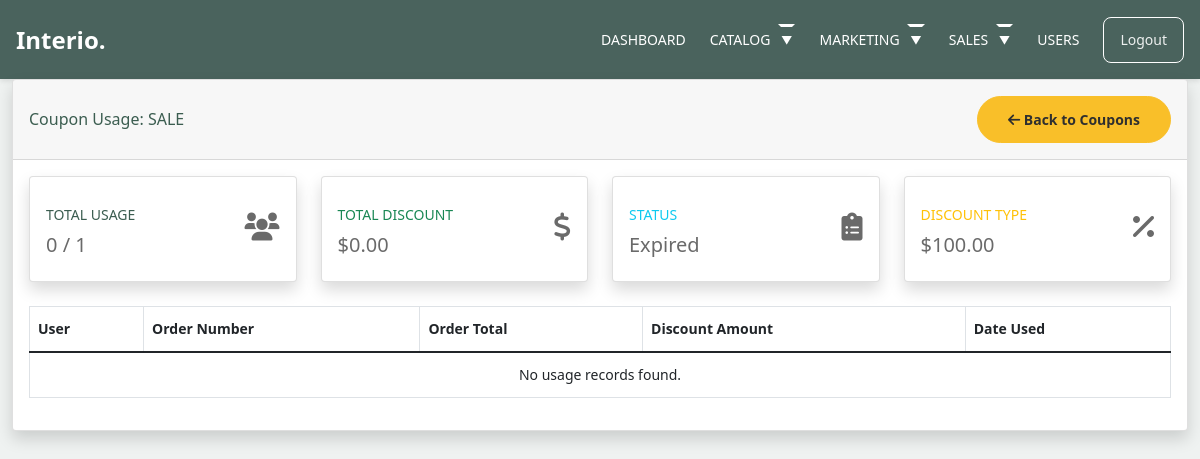
The page /adminn/coupons/14/usage/ (signed in) on the database as committed earlier.
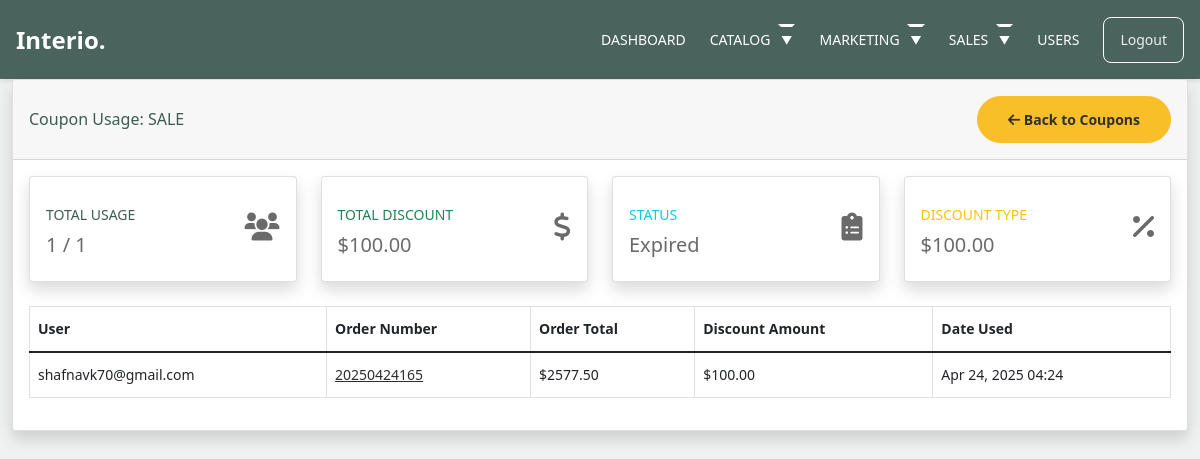
The same page on the database as committed later.
### orders/models.py (models this page shows, shortened)
class CouponUsage(models.Model):
    coupon = models.ForeignKey(Coupon, on_delete=models.CASCADE)
    user = models.ForeignKey(settings.AUTH_USER_MODEL, on_delete=models.CASCADE)
    order = models.ForeignKey('Order', on_delete=models.CASCADE)
    used_at = models.DateTimeField(auto_now_add=True)
    class Meta:
        unique_together = ['coupon', 'user']

class Order(models.Model):
    STATUS = (
        ('New', 'New'),
        ('Processing', 'Processing'),
        ('Shipped', 'Shipped'),
        ('Delivered', 'Delivered'),
        ('Cancelled', 'Cancelled'),
        ('Refunded', 'Refunded'),
    )
    PAYMENT_METHOD = (
        ('COD', 'COD'),
        ('Razorpay', 'Razorpay'),
        ('Wallet', 'Wallet'),
        ('PayPal', 'Paypal'),
    )
    user = models.ForeignKey(Account, on_delete=models.SET_NULL, null=True)
    order_number = models.CharField(max_length=20)
    first_name = models.CharField(max_length=50)
    last_name = models.CharField(max_length=50)
    phone = models.CharField(max_length=15)
    email = models.EmailField(max_length=50)
    address_line_1 = models.CharField(max_length=100)
    address_line_2 = models.CharField(max_length=100, blank=True)
    city = models.CharField(max_length=50)
    state = models.CharField(max_length=50)
    country = models.CharField(max_length=50)
    pincode = models.CharField(max_length=10)
    order_note = models.CharField(max_length=100, blank=True)
    order_total = models.FloatField()
    tax = models.FloatField()
    status = models.CharField(max_length=10, choices=STATUS, default='New')
    ip = models.CharField(blank=True, max_length=20)
    is_ordered = models.BooleanField(default=False)
    payment_method = models.CharField(max_length=20, choices=PAYMENT_METHOD, default='COD')
    created_at = models.DateTimeField(auto_now_add=True)
    updated_at = models.DateTimeField(auto_now=True)
    coupon = models.ForeignKey(Coupon, null=True, blank=True, on_delete=models.SET_NULL)
    discount_amount = models.FloatField(default=0)
    product_discount = models.FloatField(default=0)
    delivery_charge = models.FloatField(default=0)
    estimated_delivery_date = models.DateField(null=True, blank=True)
    tracking_number = models.CharField(max_length=50, blank=True, null=True)
    carrier = models.CharField(max_length=50, blank=True, null=True)
    refund_status = models.CharField(max_length=20, choices=(
        ('Not Requested', 'Not Requested'),
        ('Pending', 'Pending'),
        ('Approved', 'Approved'),
        ('Rejected', 'Rejected'),
        ('Completed', 'Completed'),
    ), default='Not Requested')
    refund_reason = models.TextField(blank=True, null=True)
    refunded_at = models.DateTimeField(null=True, blank=True)

### accounts/models.py (models this page shows, shortened)
class Account(AbstractBaseUser):
    first_name      = models.CharField(max_length=50)
    last_name       = models.CharField(max_length=50)
    username        = models.CharField(max_length=50, unique=True)
    email           = models.EmailField(max_length=100, unique=True)
    phone_number    = models.CharField(max_length=50)
    date_joined     = models.DateTimeField(auto_now_add=True)
    last_login      = models.DateTimeField(auto_now_add=True)
    is_admin        = models.BooleanField(default=False)
    is_staff        = models.BooleanField(default=False)
    is_active       = models.BooleanField(default=False)
    is_superadmin   = models.BooleanField(default=False)
    USERNAME_FIELD = 'email'
    REQUIRED_FIELDS = ['username', 'first_name', 'last_name']
    objects = MyAccountManager()

### adminn/views.py (the view)
# urls.py: path('coupons/<int:coupon_id>/usage/', views.admin_coupon_usage, name='admin_coupon_usage'),
@user_passes_test(lambda u: u.is_superadmin)
def admin_coupon_usage(request, coupon_id):
    coupon = get_object_or_404(Coupon, id=coupon_id)
    usages = CouponUsage.objects.filter(coupon=coupon).select_related('user', 'order')
    total_discount = sum(usage.order.discount_amount for usage in usages if usage.order)
    context = {
        'coupon': coupon,
        'usages': usages,
        'total_discount': total_discount,
        'usage_count': usages.count(),
    }
    return render(request, 'adminn/coupon_usage.html', context)

### carts/context_processors.py (called while the page is built, shortened)
def counter(request):
    cart_count = 0
    if 'admin' in request.path:
        return {}
    return dict(cart_count=cart_count)

### category/context_processors.py (called while the page is built)
def menu_links(request):
    links = Category.objects.all()
    return dict(links=links)

### templates/adminn/coupon_usage.html (shortened to what the changed rows need)
{% extends 'adminn/adminbase.html' %}
{% load static %}
{% block content %}
<div class="container-fluid">
    <div class="card shadow mb-4">
        <div class="card-body">
            <div class="row mb-4">
                <div class="col-md-3">
                    <div class="card border-left-primary shadow h-100 py-2">
                        <div class="card-body">
                            <div class="row no-gutters align-items-center">
                                <div class="col mr-2">
                                    <div class="text-xs font-weight-bold text-primary text-uppercase mb-1">
                                        Total Usage</div>
                                    <div class="h5 mb-0 font-weight-bold text-gray-800">{{ usage_count }} / {{ coupon.max_usage }}</div>
                                </div>
                            </div>
                        </div>
                    </div>
                </div>
                <div class="col-md-3">
                    <div class="card border-left-success shadow h-100 py-2">
                        <div class="card-body">
                            <div class="row no-gutters align-items-center">
                                <div class="col mr-2">
                                    <div class="text-xs font-weight-bold text-success text-uppercase mb-1">
                                        Total Discount</div>
                                    <div class="h5 mb-0 font-weight-bold text-gray-800">${{ total_discount|floatformat:2 }}</div>
                                </div>
                            </div>
                        </div>
                    </div>
                </div>
            </div>
            <div class="table-responsive">
                <table class="table table-bordered" width="100%" cellspacing="0">
                    <thead>
                        <tr>
                            <th>User</th>
                            <th>Order Number</th>
                            <th>Order Total</th>
                            <th>Discount Amount</th>
                            <th>Date Used</th>
                        </tr>
                    </thead>
                    <tbody>
                        {% for usage in usages %}
                        <tr>
                            <td>{{ usage.user.email }}</td>
                            <td>
                                <a href="{% url 'admin_order_detail' usage.order.id %}">
                                    {{ usage.order.order_number }}
                                </a>
                            </td>
                            <td>${{ usage.order.order_total|floatformat:2 }}</td>
                            <td>${{ usage.order.discount_amount|floatformat:2 }}</td>
                            <td>{{ usage.used_at|date:"M d, Y H:i" }}</td>
                        </tr>
                        {% empty %}
                        <tr>
                            <td colspan="5" class="text-center">No usage records found.</td>
                        </tr>
                        {% endfor %}
                    </tbody>
                </table>
            </div>
        </div>
    </div>
</div>
{% endblock %}

Rows that differ between the two databases and show on the page:
added CouponUsage: user.email "shafnavk70@gmail.com", order.order_number "20250424165", order.order_total "2577.50", order.discount_amount "100.00", used_at "Apr 24, 2025 04:24"
Other text that changed with them:
{{ usage_count }}: "0" → "1"
{{ total_discount|floatformat:2 }}: "0.00" → "100.00"
text no longer shown: "No usage records found."
